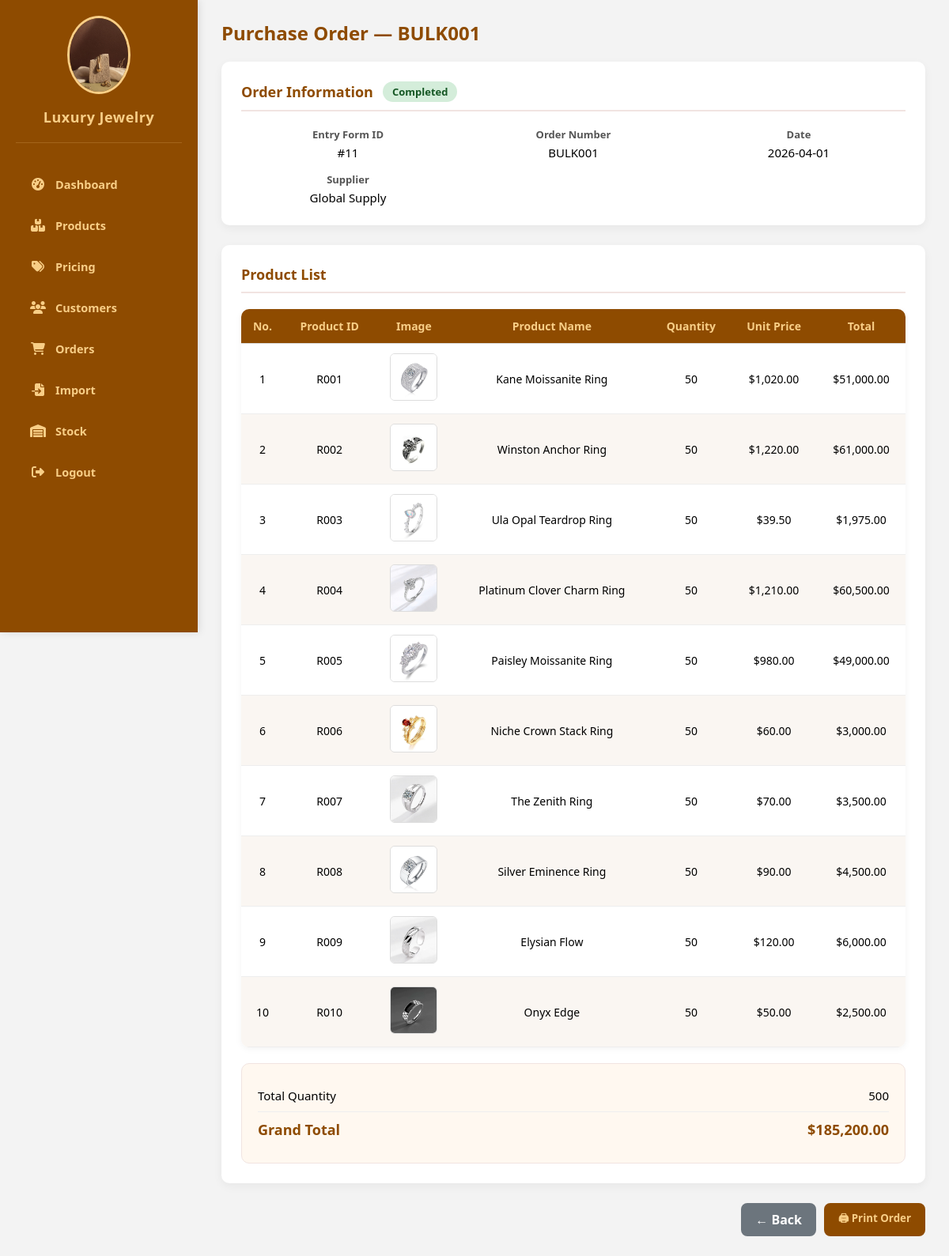
/Jewellery/admin/Import_product/entry_form_detail.php?id=11, run on the app's committed database.
### tables this page shows
CREATE TABLE `goods_receipt` (
  `id` int(11) NOT NULL AUTO_INCREMENT,
  `order_number` varchar(50) NOT NULL,
  `entry_date` date NOT NULL,
  `supplier` varchar(255) DEFAULT NULL,
  `total_quantity` int(11) DEFAULT 0,
  `total_value` decimal(15,2) DEFAULT 0.00,
  `status` enum('Draft','Completed') DEFAULT 'Draft',
  `created_at` timestamp NOT NULL DEFAULT current_timestamp(),
  PRIMARY KEY (`id`)
);

CREATE TABLE `goods_receipt_items` (
  `id` int(11) NOT NULL AUTO_INCREMENT,
  `receipt_id` int(11) DEFAULT NULL,
  `product_id` varchar(50) DEFAULT NULL,
  `product_name` varchar(255) DEFAULT NULL,
  `quantity` int(11) DEFAULT NULL,
  `unit_price` decimal(15,2) DEFAULT NULL,
  `total_price` decimal(15,2) DEFAULT NULL,
  PRIMARY KEY (`id`),
  KEY `receipt_id` (`receipt_id`),
  CONSTRAINT `goods_receipt_items_ibfk_1` FOREIGN KEY (`receipt_id`) REFERENCES `goods_receipt` (`id`) ON DELETE CASCADE
);

CREATE TABLE `products` (
  `id` varchar(50) NOT NULL,
  `name` varchar(255) DEFAULT NULL,
  `price` decimal(15,2) DEFAULT NULL,
  `image` varchar(255) DEFAULT NULL,
  `cost_price` decimal(15,2) DEFAULT 0.00,
  `profit_percent` int(11) DEFAULT 0,
  `stock` int(11) DEFAULT 0,
  `category` varchar(100) DEFAULT NULL,
  `gender` varchar(20) DEFAULT NULL,
  PRIMARY KEY (`id`)
);

### Jewellery/admin/Import_product/entry_form_detail.php (the view, shortened to what this page needs)
<?php
require_once '../../config/config.php';
$id = (int)($_GET['id'] ?? 0);
$stmt_form = $conn->prepare("SELECT * FROM goods_receipt WHERE id = ?");
$stmt_form->bind_param('i', $id);
$stmt_form->execute();
$form = $stmt_form->get_result()->fetch_assoc();
$stmt_items = $conn->prepare("
    SELECT d.*, p.image
    FROM goods_receipt_items d
    LEFT JOIN products p ON d.product_id = p.id
    WHERE d.receipt_id = ?
    ORDER BY d.id ASC
");
$stmt_items->bind_param('i', $id);
$stmt_items->execute();
$items = $stmt_items->get_result()->fetch_all(MYSQLI_ASSOC);
$badge_class = $form['status'] === 'Completed' ? 'badge-completed' : 'badge-draft';
?>
<!DOCTYPE html>
<html lang="en">
<head>
  <link rel="stylesheet" href="../admin_function.css">
</head>
<body>
<?php include '../sidebar_include.php'; ?>
<main>
  <header>
    <h1>Purchase Order — <?php echo htmlspecialchars($form['order_number']); ?></h1>
  </header>
  <div class="card">
    <div class="card-header">
      Order Information
      <span class="badge <?php echo $badge_class; ?>"><?php echo $form['status']; ?></span>
    </div>
    <div class="info-grid">
      <div>
        <div class="info-label">Entry Form ID</div>
        <div class="info-value">#<?php echo $form['id']; ?></div>
      </div>
      <div>
        <div class="info-label">Order Number</div>
        <div class="info-value"><?php echo htmlspecialchars($form['order_number']); ?></div>
      </div>
      <div>
        <div class="info-label">Date</div>
        <div class="info-value"><?php echo htmlspecialchars($form['entry_date']); ?></div>
      </div>
      <div>
        <div class="info-label">Supplier</div>
        <div class="info-value"><?php echo htmlspecialchars($form['supplier'] ?? '—'); ?></div>
      </div>
    </div>
  </div>
  <div class="card">
    <div class="card-header">Product List</div>
    <table>
      <thead>
        <tr>
          <th>No.</th>
          <th>Product ID</th>
          <th>Image</th>
          <th>Product Name</th>
          <th>Quantity</th>
          <th>Unit Price</th>
          <th>Total</th>
        </tr>
      </thead>
      <tbody>
        <?php if (empty($items)): ?>
          <tr><td colspan="7" style="color:#888;padding:25px;">No products found.</td></tr>
        <?php else: ?>
          <?php foreach ($items as $i => $row): ?>
          <tr>
            <td><?php echo $i + 1; ?></td>
            <td><?php echo htmlspecialchars($row['product_id']); ?></td>
            <td>
              <img src="../../images/<?php echo htmlspecialchars($row['image'] ?? ($row['product_id'] . '.jpg')); ?>"
                   class="product-image" onerror="this.style.opacity='0.2'">
            </td>
            <td><?php echo htmlspecialchars($row['product_name']); ?></td>
            <td><?php echo intval($row['quantity']); ?></td>
            <td>$<?php echo number_format($row['unit_price'], 2); ?></td>
            <td>$<?php echo number_format($row['total_price'], 2); ?></td>
          </tr>
          <?php endforeach; ?>
        <?php endif; ?>
      </tbody>
    </table>
    <div class="summary-card">
      <div class="summary-row">
        <span>Total Quantity</span>
        <span><?php echo intval($form['total_quantity']); ?></span>
      </div>
      <div class="summary-row summary-total">
        <span>Grand Total</span>
        <span>$<?php echo number_format($form['total_value'], 2); ?></span>
      </div>
    </div>
  </div>
  <div class="action-buttons">
    <a href="import_management.php" class="btn btn-secondary">← Back</a>
    <button type="button" class="btn btn-primary"
            onclick="document.getElementById('print_order').checked = true;">
      🖨 Print Order
    </button>
  </div>
</main>
</body>
</html>

### Jewellery/admin/admin_function.css (style rules this page uses)
* { margin: 0; padding: 0; box-sizing: border-box; font-family: "Segoe UI", sans-serif; }
body { display: flex; min-height: 100vh; background-color: #f3f3f3; }
main { flex: 1; padding: 25px 30px; margin-left: 250px; }
header h1 { color: #8e4b00; margin-bottom: 20px; }
.card { background: white; border-radius: 10px; box-shadow: 0 2px 5px rgba(0, 0, 0, 0.1); flex: 1; min-width: 200px; padding: 20px; text-align: center; transition: transform 0.3s; }
table { width: 100%; border-collapse: collapse; background: white; border-radius: 10px; overflow: hidden; box-shadow: 0 2px 5px rgba(0, 0, 0, 0.1); }
th, td { padding: 12px; text-align: left; border-bottom: 1px solid #ddd; }
th { background-color: #8e4b00; color: #f8ce86; }
.btn { display: inline-block; padding: 10px 16px; background-color: #8e4b00; color: #f8ce86; text-decoration: none; border-radius: 8px; font-weight: bold; text-align: center; transition: all 0.3s; border: none; }

### Jewellery/admin/Import_product/entry_form_detail.php (style rules this page uses)
header h1 { font-size: 24px; color: #8e4b00; margin-bottom: 20px; }
.card { background: white; border-radius: 10px; box-shadow: 0 4px 12px rgba(0,0,0,0.05); padding: 25px; margin-bottom: 25px; }
.card-header { font-weight: bold; font-size: 18px; color: #8e4b00; margin-bottom: 20px; border-bottom: 2px solid #f1e4e1; padding-bottom: 10px; display: flex; align-items: center; gap: 12px; }
.info-grid { display: grid; grid-template-columns: repeat(auto-fit, minmax(250px, 1fr)); gap: 15px; }
.info-label { font-weight: 600; color: #555; margin-bottom: 4px; font-size: 13px; }
.info-value { font-size: 15px; }
table { width: 100%; border-collapse: collapse; border-radius: 10px; overflow: hidden; box-shadow: 0 2px 8px rgba(0,0,0,0.05); margin-top: 20px; }
th { background-color: #8e4b00; color: #f8ce86; font-weight: 600; text-align: center; padding: 12px 10px; font-size: 14px; }
td { text-align: center; padding: 12px 10px; border-bottom: 1px solid #eee; font-size: 14px; }
tr:nth-child(even) td { background: #faf6f2; }
.product-image { width: 60px; height: 60px; border-radius: 6px; object-fit: cover; border: 1px solid #ddd; }
.summary-card { background: #fff8f0; border-radius: 10px; padding: 20px; margin-top: 20px; border: 1px solid #f1e4e1; }
.summary-row { display: flex; justify-content: space-between; padding: 10px 0; border-bottom: 1px solid #eee; font-size: 15px; }
.summary-row:last-child { border-bottom: none; }
.summary-total { font-weight: bold; font-size: 18px; color: #8e4b00; }
.btn { display: inline-block; padding: 10px 18px; border-radius: 8px; font-weight: 600; cursor: pointer; text-decoration: none; transition: 0.3s; border: none; }
.btn-primary { background-color: #8e4b00; color: #f8ce86; }
.btn-secondary { background-color: #6c757d; color: white; }
.action-buttons { display: flex; justify-content: flex-end; gap: 10px; margin-top: 25px; }
.badge { display: inline-block; padding: 4px 12px; border-radius: 20px; font-size: 13px; font-weight: 700; }
.badge-completed { background: #d4edda; color: #155724; }

### data on the page
goods_receipt: order_number "BULK001", status "Completed", id "11", entry_date "2026-04-01", supplier "Global Supply", total_quantity "500", total_value "185,200.00"
goods_receipt_items: product "R001", product.image (picture), product_name "Kane Moissanite Ring", quantity "50", unit_price "1,020.00", total_price "51,000.00"
goods_receipt_items: product "R002", product.image (picture), product_name "Winston Anchor Ring", quantity "50", unit_price "1,220.00", total_price "61,000.00"
goods_receipt_items: product "R003", product.image (picture), product_name "Ula Opal Teardrop Ring", quantity "50", unit_price "39.50", total_price "1,975.00"
goods_receipt_items: product "R004", product.image (picture), product_name "Platinum Clover Charm Ring", quantity "50", unit_price "1,210.00", total_price "60,500.00"
goods_receipt_items: product "R005", product.image (picture), product_name "Paisley Moissanite Ring", quantity "50", unit_price "980.00", total_price "49,000.00"
goods_receipt_items: product "R006", product.image (picture), product_name "Niche Crown Stack Ring", quantity "50", unit_price "60.00", total_price "3,000.00"
goods_receipt_items: product "R007", product.image (picture), product_name "The Zenith Ring", quantity "50", unit_price "70.00", total_price "3,500.00"
goods_receipt_items: product "R008", product.image (picture), product_name "Silver Eminence Ring", quantity "50", unit_price "90.00", total_price "4,500.00"
goods_receipt_items: product "R009", product.image (picture), product_name "Elysian Flow", quantity "50", unit_price "120.00", total_price "6,000.00"
goods_receipt_items: product "R010", product.image (picture), product_name "Onyx Edge", quantity "50", unit_price "50.00", total_price "2,500.00"
